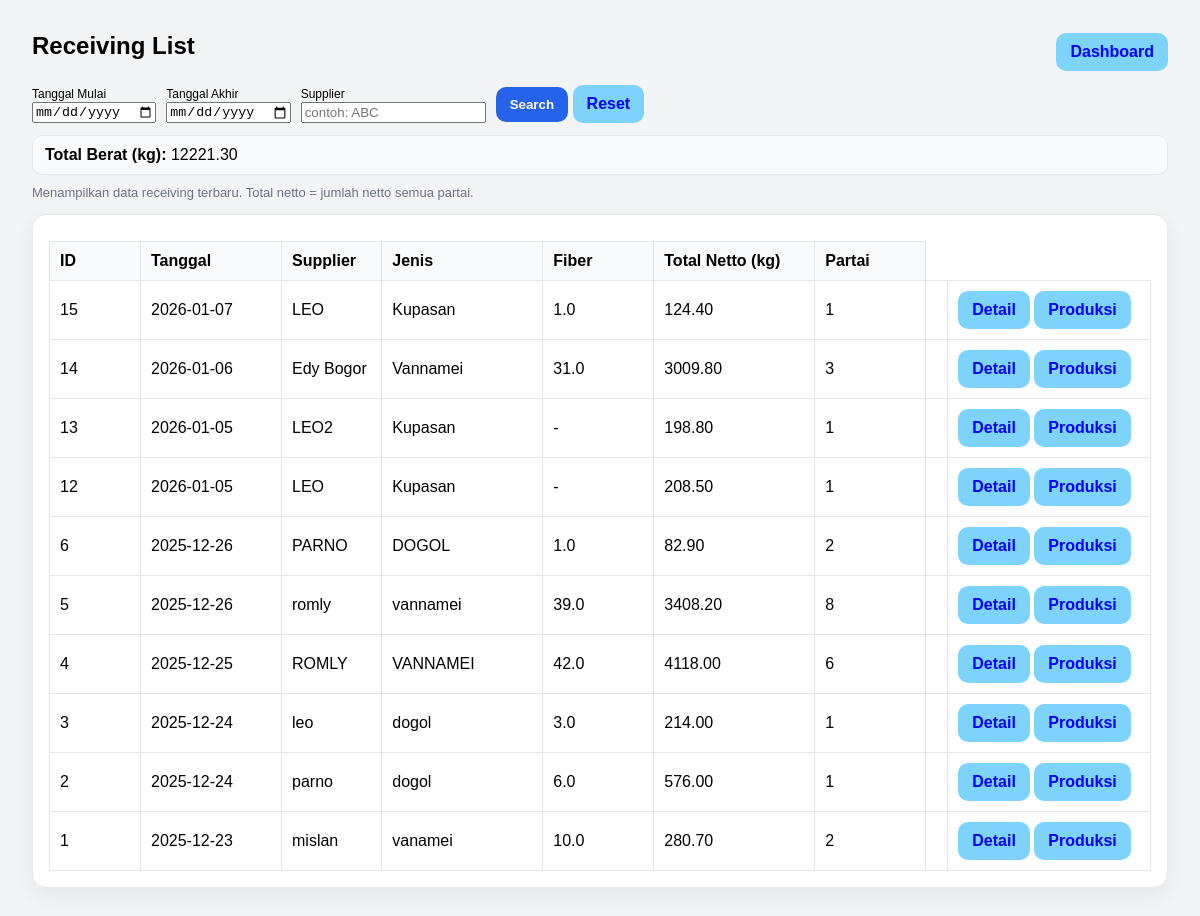
Screenshot of /receiving/list (signed in) with the database file from the repository.
### tables this page shows
CREATE TABLE receiving_header (
            id INTEGER PRIMARY KEY AUTOINCREMENT,
            tanggal TEXT NOT NULL,
            supplier TEXT NOT NULL,
            jenis TEXT,
            fiber REAL,
            created_at TEXT DEFAULT (datetime('now','localtime'))
        );

### app.py (the view)
@app.route("/receiving/list")
def receiving_list():
    if not require_login():
        return redirect(url_for("login"))
    start = (request.args.get("start") or "").strip()
    end = (request.args.get("end") or "").strip()
    supplier_q = (request.args.get("supplier") or "").strip()
    where = []
    params = []
    if start and end:
        where.append("h.tanggal BETWEEN ? AND ?")
        params.extend([start, end])
    elif start:
        where.append("h.tanggal >= ?")
        params.append(start)
    elif end:
        where.append("h.tanggal <= ?")
        params.append(end)
    if supplier_q:
        where.append("LOWER(h.supplier) LIKE ?")
        params.append(f"%{supplier_q.lower()}%")
    where_sql = ("WHERE " + " AND ".join(where)) if where else ""
    conn = get_conn()
    rows = conn.execute(f"""
        SELECT
            h.id,
            h.tanggal,
            h.supplier,
            h.jenis,
            h.fiber,
            COALESCE(SUM(COALESCE(p.netto, 0)), 0) AS total_netto,
            COUNT(p.id) AS jml_partai
        FROM receiving_header h
        LEFT JOIN receiving_partai p ON p.header_id = h.id
        {where_sql}
        GROUP BY h.id
        ORDER BY h.id DESC
    """, params).fetchall()
    total_berat = sum([(r["total_netto"] or 0) for r in rows])
    conn.close()
    return render_template(
        "receiving_list.html",
        rows=[dict(r) for r in rows],
        start=start,
        end=end,
        supplier=supplier_q,
        total_berat=total_berat
    )

### app.py (called while the page is built)
def require_login() -> bool:
    return bool(session.get("user"))

### db.py (called while the page is built)
def get_conn():
    conn = sqlite3.connect(DB_NAME)
    conn.row_factory = sqlite3.Row
    conn.execute("PRAGMA foreign_keys = ON;")
    return conn

### templates/receiving_list.html (shortened to what this page needs)
<!doctype html>
<html lang="id">
<head>
</head>
<body>
  <div class="top">
    <h2>Receiving List</h2>
    <div style="display:flex; gap:10px;">
      <a class="btn btn-secondary" href="/dashboard">Dashboard</a>
    </div>
  </div>
  <form method="get" action="/receiving/list" style="display:flex; gap:10px; align-items:end; flex-wrap:wrap; margin:12px 0;">
  <div>
    <label style="font-size:12px;">Tanggal Mulai</label><br>
    <input type="date" name="start" value="{{ start or '' }}">
  </div>
  <div>
    <label style="font-size:12px;">Tanggal Akhir</label><br>
    <input type="date" name="end" value="{{ end or '' }}">
  </div>
  <div>
    <label style="font-size:12px;">Supplier</label><br>
    <input type="text" name="supplier" placeholder="contoh: ABC" value="{{ supplier or '' }}">
  </div>
  <div>
    <button type="submit" class="btn btn-primary">Search</button>
    <a href="/receiving/list" class="btn btn-secondary" style="text-decoration:none; display:inline-block;">Reset</a>
  </div>
</form>
<div style="margin:10px 0; padding:10px 12px; background:#f9fafb; border:1px solid #e5e7eb; border-radius:10px;">
  <b>Total Berat (kg):</b> {{ "%.2f"|format(total_berat or 0) }}
</div>
  <div class="muted">Menampilkan data receiving terbaru. Total netto = jumlah netto semua partai.</div>
  <div class="card" style="margin-top:14px;">
    <table>
      <thead>
        <tr>
          <th style="width:70px;">ID</th>
          <th style="width:120px;">Tanggal</th>
          <th>Supplier</th>
          <th style="width:140px;">Jenis</th>
          <th style="width:90px;">Fiber</th>
          <th style="width:140px;">Total Netto (kg)</th>
          <th style="width:90px;">Partai</th>
        </tr>
      </thead>
      <tbody>
        {% for r in rows %}
        <tr>
          <td>{{ r.id }}</td>
          <td>{{ r.tanggal }}</td>
          <td>{{ r.supplier }}</td>
          <td>{{ r["jenis"] or "-" }}</td>
          <td>{{ r["fiber"] if r["fiber"] is not none else "-" }}</td>
          <td>{{ "%.2f"|format(r["total_netto"] or 0) }}</td>
          <td>{{ r["jml_partai"] }}</td>
          <td class="actions">
            <td>
            <a class="btn btn-secondary btn-sm" href="/receiving/{{ r.id }}">Detail</a>
            <a class="btn btn-secondary btn-sm" href="/production/{{ r.id }}">Produksi</a>
            </td>
          </td>
        </tr>
        {% endfor %}
      </tbody>
    </table>
  </div>
</body>
</html>

### templates/receiving_list.html (style rules this page uses)
body { font-family: Arial, sans-serif; padding: 24px; background:#f3f4f6; }
h2 { margin:0 0 12px 0; }
.card { background:white; border:1px solid #e5e7eb; border-radius:14px; padding:16px; box-shadow: 0 8px 20px rgba(0,0,0,0.06); }
table { width: 100%; border-collapse: collapse; margin-top: 10px; }
th, td { border: 1px solid #e5e7eb; padding: 10px; text-align: left; }
th { background:#f9fafb; }
.top { display:flex; justify-content:space-between; align-items:center; gap:12px; }
.btn { padding: 10px 14px; border: 0; border-radius: 10px; cursor: pointer; font-weight: 600; text-decoration:none; display:inline-block; }
.btn-primary { background: #2563eb; color: white; }
.btn-secondary { background: #7dd3fc; color: blue; }
.muted { color:#6b7280; font-size:13px; margin-top:6px; }

### rows the page displays
receiving_header: id "15", tanggal "2026-01-07", supplier "LEO", jenis "Kupasan", fiber "1.0", r "124.40", jml_partai "1"
receiving_header: id "14", tanggal "2026-01-06", supplier "Edy Bogor", jenis "Vannamei", fiber "31.0", r "3009.80", jml_partai "3"
receiving_header: id "13", tanggal "2026-01-05", supplier "LEO2", jenis "Kupasan", r "-", r "198.80", jml_partai "1"
receiving_header: id "12", tanggal "2026-01-05", supplier "LEO", jenis "Kupasan", r "-", r "208.50", jml_partai "1"
receiving_header: id "6", tanggal "2025-12-26", supplier "PARNO", jenis "DOGOL", fiber "1.0", r "82.90", jml_partai "2"
receiving_header: id "5", tanggal "2025-12-26", supplier "romly", jenis "vannamei", fiber "39.0", r "3408.20", jml_partai "8"
receiving_header: id "4", tanggal "2025-12-25", supplier "ROMLY", jenis "VANNAMEI", fiber "42.0", r "4118.00", jml_partai "6"
receiving_header: id "3", tanggal "2025-12-24", supplier "leo", jenis "dogol", fiber "3.0", r "214.00", jml_partai "1"
receiving_header: id "2", tanggal "2025-12-24", supplier "parno", jenis "dogol", fiber "6.0", r "576.00", jml_partai "1"
receiving_header: id "1", tanggal "2025-12-23", supplier "mislan", jenis "vanamei", fiber "10.0", r "280.70", jml_partai "2"

### other values shown
{{ "%.2f"|format(total_berat or 0) }} "12221.30"
